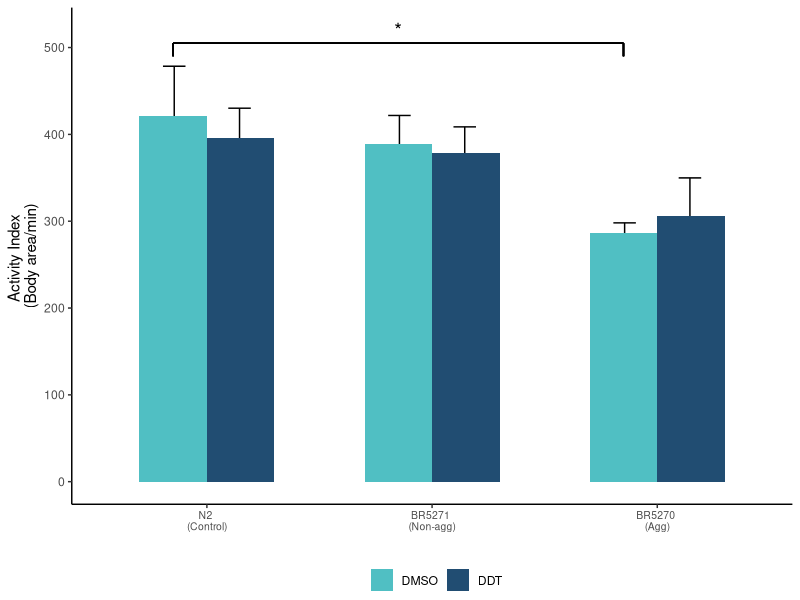
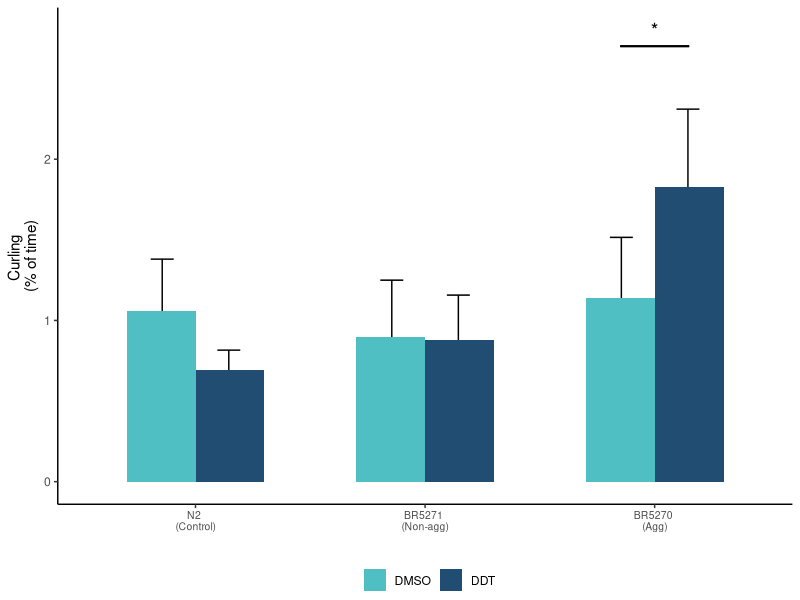
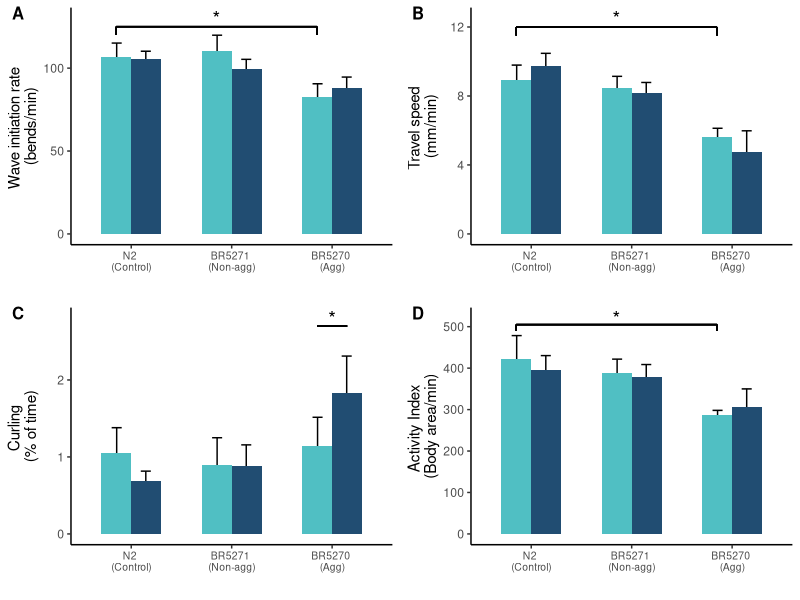
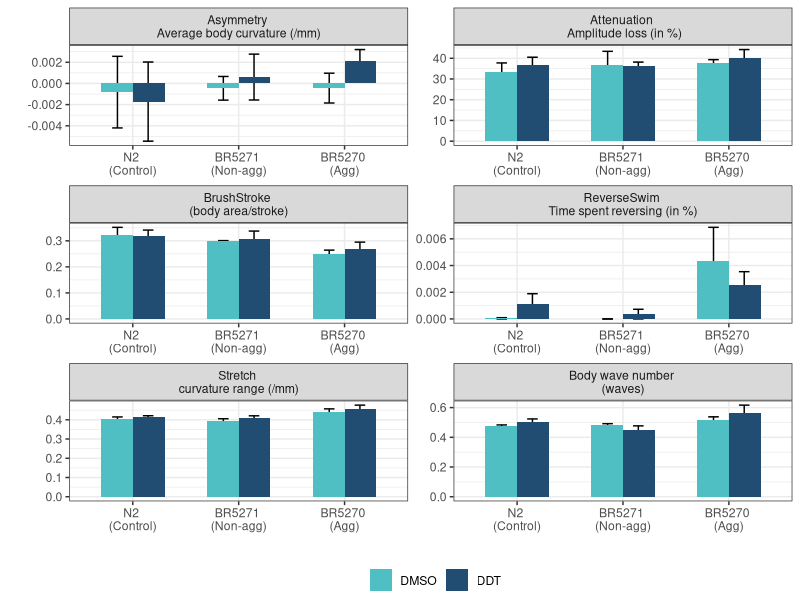
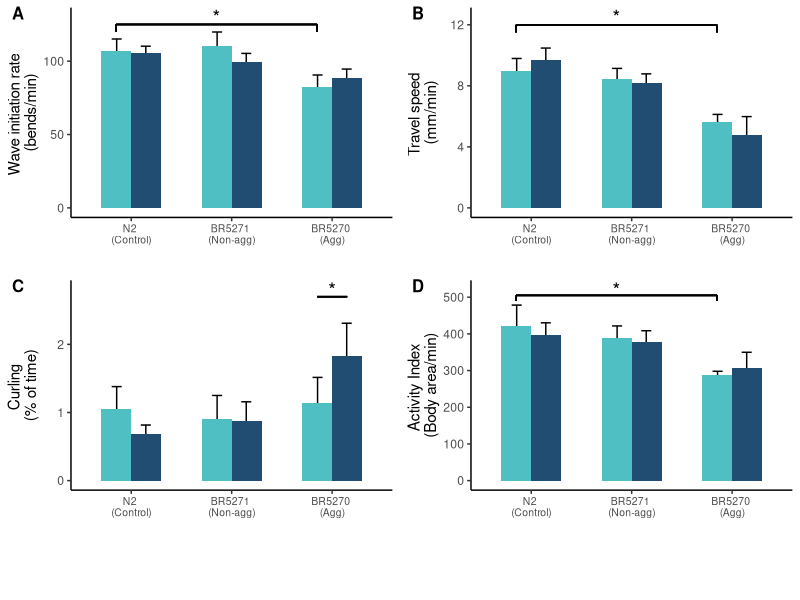
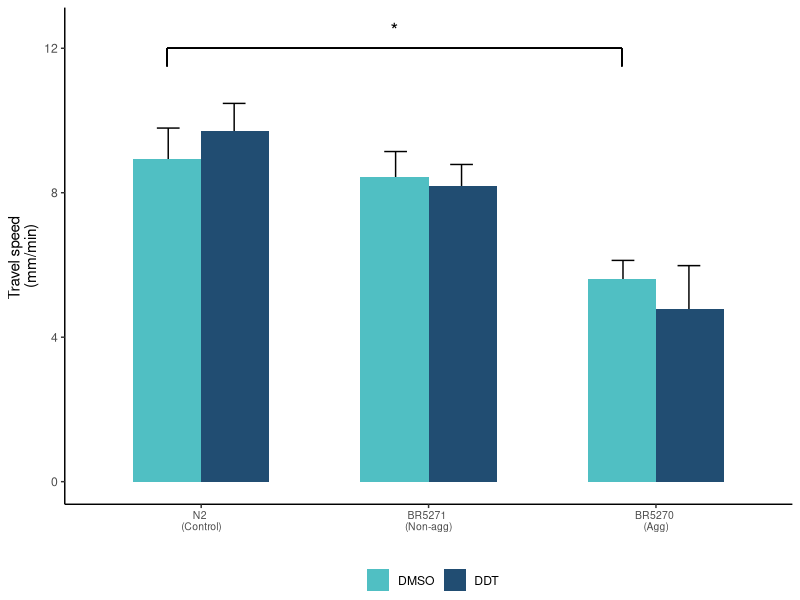
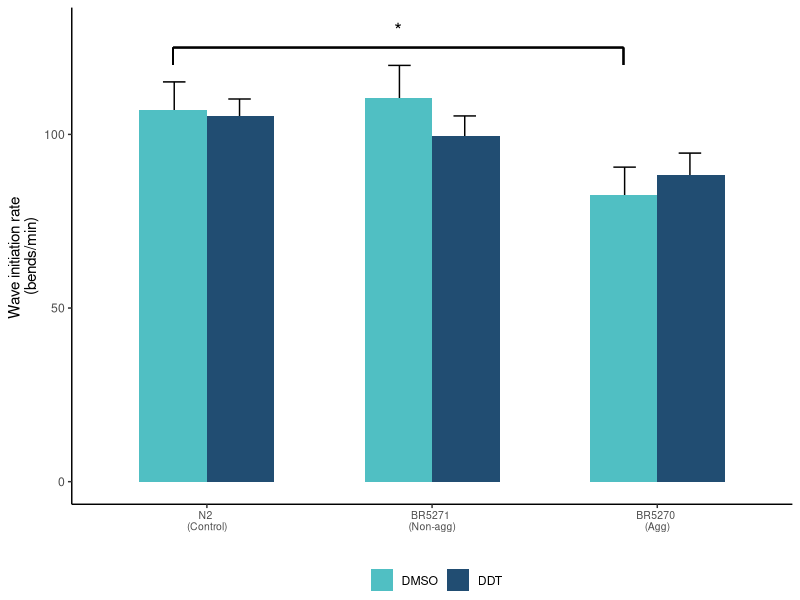

Write R code to recreate these figures, in order.
############################################################
# ANALYZE SWIM BEHAVIOR
# THERE ARE 4-5 RUNS PER STRAIN EXPOSED AND UNEXPOSED TO DDT
# FIGURES FOR THE MANUSCRIPT ARE SAVED
# AS ARE RESULTS OF TUKEY HSD POST AN ANOVA
############################################################

library(tidyverse)
library(gridExtra)
library(ggpubr)
library(cowplot)

three <- read_tsv("swim_behavior/data/raw_data_aggregated.txt")

# Change levels for figure
three$trt = factor(three$trt, levels = c("DMSO", "DDT"))
three$strain.name = factor(three$strain.name, levels = c("N2", "BR5271", "BR5270"))

# SEM to reduce day-to-day variability
run.summarised <- three %>% group_by(run, assay.name, strain.name, trt) %>% 
    summarise(mean = mean(measure, na.rm = T), sd = sd(measure, na.rm = T), n()) 

sem <- run.summarised %>% group_by(assay.name, strain.name, trt) %>% 
    summarise(sum.mean = mean(mean), se = sd(mean)/sqrt(length(mean)), n()) 

#sem <- read_tsv("swim_behavior/data/all_strains_sem.txt")

waveint <- sem %>% 
    filter(assay.name %in% c("WaveInitRate")) %>% 
    ggplot(aes(x=strain.name, y=sum.mean, fill=trt)) + 
    theme_classic() + 
    scale_fill_manual(values = c("#50BFC3", "#214D72"))+
    geom_errorbar(aes(ymin=sum.mean-se, ymax=sum.mean+se), width=.2, position = position_dodge(width = 0.58)) +
    geom_bar(position= "dodge", stat="identity", width = 0.6) +
    xlab("") +
    ylab("Wave initiation rate \n(bends/min)") +
    theme(plot.title = element_text(size = 11)) +
    guides(fill = guide_legend("")) +
    geom_segment(aes(x=0.85, xend=2.85, y=125, yend=125)) +
    annotate("text", x = 1.85, y = 130, label = "*", size = 5) +
    geom_segment(aes(x = 0.85, xend = 0.85, y = 120, yend = 125)) +
    geom_segment(aes(x = 2.85, xend = 2.85, y = 120, yend = 125)) +
    theme(legend.position = "bottom",
          legend.margin = margin(0,0,0,0),
          axis.text.x = element_text(size = 7.5)) +
    scale_x_discrete(labels = c("N2 \n(Control)", "BR5271 \n(Non-agg)", "BR5270 \n(Agg)"))


tr.speed <- sem %>% 
    filter(assay.name %in% c("TravelSpeed")) %>% 
    ggplot(aes(x=strain.name, y=sum.mean, fill=trt)) + 
    theme_classic() + 
    scale_fill_manual(values = c("#50BFC3", "#214D72"))+
    geom_errorbar(aes(ymin=sum.mean-se, ymax=sum.mean+se), width=.2, position = position_dodge(width = 0.58)) +
    geom_bar(position= "dodge", stat="identity", width = 0.6) +
    xlab("") +
    ylab("Travel speed \n(mm/min)") +
    theme(plot.title = element_text(size = 11)) +
    guides(fill = guide_legend("")) +
    geom_segment(aes(x=0.85, xend=2.85, y=12, yend=12)) +
    annotate("text", x = 1.85, y = 12.5, label = "*", size = 5) +
    geom_segment(aes(x = 0.85, xend = 0.85, y = 12, yend = 11.5)) +
    geom_segment(aes(x = 2.85, xend = 2.85, y = 12, yend = 11.5)) +
    theme(legend.position = "bottom",
          legend.margin = margin(0,0,0,0),
          axis.text.x = element_text(size = 7.5)) +
    scale_x_discrete(labels = c("N2 \n(Control)", "BR5271 \n(Non-agg)", "BR5270 \n(Agg)"))


curling <- sem %>% 
    filter(assay.name %in% c("Curling")) %>% 
    ggplot(aes(x=strain.name, y=sum.mean, fill=trt)) + 
    theme_classic() + 
    scale_fill_manual(values = c("#50BFC3", "#214D72"))+
    geom_errorbar(aes(ymin=sum.mean-se, ymax=sum.mean+se), width=0.2, position = position_dodge(width = 0.58)) +
    geom_bar(position= "dodge", stat="identity", width = 0.6) +
    xlab("") +
    ylab("Curling \n(% of time)") +
    theme(plot.title = element_text(size = 11)) +
    guides(fill = guide_legend("")) +
    geom_segment(aes(x=2.85, xend=3.15, y=2.7, yend=2.7)) +
    annotate("text", x = 3, y = 2.8, label = "*", size = 5) +
    theme(legend.position = "bottom",
          legend.margin = margin(0,0,0,0),
          axis.text.x = element_text(size = 7.5)) +
    scale_x_discrete(labels = c("N2 \n(Control)", "BR5271 \n(Non-agg)", "BR5270 \n(Agg)"))


activity <- sem %>% 
    filter(assay.name %in% c("ActivityIndex")) %>% 
    ggplot(aes(x=strain.name, y=sum.mean, fill=trt)) + 
    theme_classic() + 
    scale_fill_manual(values = c("#50BFC3", "#214D72"))+
    geom_errorbar(aes(ymin=sum.mean-se, ymax=sum.mean+se), width=.2, position = position_dodge(width = 0.58)) +
    geom_bar(position= "dodge", stat="identity", width = 0.6) +
    xlab("") +
    ylab("Activity Index \n(Body area/min)") +
    theme(plot.title = element_text(size = 11)) +
    guides(fill = guide_legend("")) +
    geom_segment(aes(x= 0.85, xend=2.85, y=505, yend=505)) +
    annotate("text", x = 1.85, y = 520, label = "*", size = 5) +
    geom_segment(aes(x = 0.85, xend = 0.85, y = 490, yend = 505)) +
    geom_segment(aes(x = 2.85, xend = 2.85, y = 490, yend = 505)) +
    theme(legend.position = "bottom",
          legend.margin = margin(0,0,0,0),
          axis.text.x = element_text(size = 7.5)) +
    scale_x_discrete(labels = c("N2 \n(Control)", "BR5271 \n(Non-agg)", "BR5270 \n(Agg)"))

prow <- plot_grid(
    waveint + theme(legend.position="none"),
    tr.speed + theme(legend.position="none"),
    curling + theme(legend.position="none"),
    activity + theme(legend.position="none"),
    align = 'vh',
    labels = c("A", "B", "C", "D"),
    label_size = 12,
    hjust = -1,
    nrow =2
)

legend_b <- get_legend(
    curling +
        guides(color = guide_legend(nrow = 1)) +
        theme(legend.position = "bottom")
)

swim <- plot_grid(prow, legend_b, ncol = 1, rel_heights = c(1, .1))

# To save plot as a pdf
#pdf("swim_behavior/figures/swim_main_figure.pdf", width = 6, height = 6)
#plot_grid(prow, legend_b, ncol = 1, rel_heights = c(1, .1))
#dev.off()

######################
# SUPPLEMENTAL FIGURE
######################
assay.labs = c(c("Body wave number \n(waves)", "Stretch \ncurvature range (/mm)", "Attenuation \n Amplitude loss (in %)", 
                 "Asymmetry \nAverage body curvature (/mm)", "ReverseSwim \nTime spent reversing (in %)", "BrushStroke \n(body area/stroke)"))
names(assay.labs) <- c("WaveNumber", "Stretch", "Attenuation", "Asymmetry", "ReverseSwim", "BrushStroke")

supplemental <- sem %>%
    filter(assay.name %in% c("WaveNumber", "Stretch", "Attenuation", "Asymmetry", "ReverseSwim", "BrushStroke")) %>% 
    ggplot(aes(x=strain.name, y= sum.mean, fill=trt)) + 
    theme_bw() + 
    scale_fill_manual(values = c("#50BFC3", "#214D72"))+
    geom_errorbar(aes(ymin=sum.mean-se, ymax=sum.mean+se), width=.2, position = position_dodge(width = 0.58)) +
    geom_bar(position= "dodge", stat="identity", width = 0.6) +
    xlab("") +
    ylab("") +
    theme(plot.title = element_text(size = 11)) +
    guides(fill = guide_legend("")) +
    theme(legend.position = "bottom",
          legend.margin = margin(0,0,0,0)) +
    facet_wrap(~assay.name, nrow  = 3, scales = "free", labeller = labeller(assay.name = assay.labs)) +
    scale_x_discrete(labels = c("N2 \n(Control)", "BR5271 \n(Non-agg)", "BR5270 \n(Agg)"))

# To save plot as a pdf
#pdf("swim_behavior/figures/swim_supplemental.pdf", width = 6, height = 10)
#supplemental
#dev.off()
